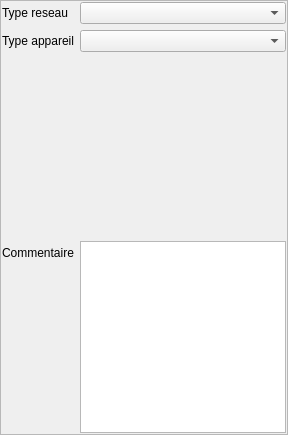
<?xml version="1.0" encoding="UTF-8"?>
<ui version="4.0">
 <class>Form</class>
 <widget class="QWidget" name="Form">
  <property name="geometry">
   <rect>
    <x>0</x>
    <y>0</y>
    <width>288</width>
    <height>435</height>
   </rect>
  </property>
  <property name="windowTitle">
   <string>Form</string>
  </property>
  <layout class="QVBoxLayout" name="verticalLayout_2">
   <property name="margin">
    <number>0</number>
   </property>
   <item>
    <widget class="QFrame" name="frame_2">
     <property name="frameShape">
      <enum>QFrame::StyledPanel</enum>
     </property>
     <property name="frameShadow">
      <enum>QFrame::Raised</enum>
     </property>
     <layout class="QFormLayout" name="formLayout_3">
      <property name="fieldGrowthPolicy">
       <enum>QFormLayout::AllNonFixedFieldsGrow</enum>
      </property>
      <property name="margin">
       <number>1</number>
      </property>
      <item row="1" column="0">
       <widget class="QLabel" name="label">
        <property name="text">
         <string>Type reseau</string>
        </property>
       </widget>
      </item>
      <item row="1" column="1">
       <widget class="QComboBox" name="comboBox_typeres"/>
      </item>
      <item row="2" column="0">
       <widget class="QLabel" name="label_12">
        <property name="text">
         <string>Type appareil</string>
        </property>
       </widget>
      </item>
      <item row="2" column="1">
       <widget class="QComboBox" name="comboBox_typeapp"/>
      </item>
      <item row="5" column="0" colspan="2">
       <widget class="QStackedWidget" name="stackedWidget">
        <property name="currentIndex">
         <number>0</number>
        </property>
        <widget class="QWidget" name="page">
         <layout class="QFormLayout" name="formLayout">
          <property name="fieldGrowthPolicy">
           <enum>QFormLayout::AllNonFixedFieldsGrow</enum>
          </property>
         </layout>
        </widget>
        <widget class="QWidget" name="page_2">
         <layout class="QFormLayout" name="formLayout_2">
          <property name="fieldGrowthPolicy">
           <enum>QFormLayout::AllNonFixedFieldsGrow</enum>
          </property>
         </layout>
        </widget>
       </widget>
      </item>
      <item row="6" column="0">
       <widget class="QLabel" name="label_9">
        <property name="text">
         <string>Commentaire</string>
        </property>
       </widget>
      </item>
      <item row="6" column="1">
       <widget class="QTextBrowser" name="textBrowser_comm">
        <property name="readOnly">
         <bool>false</bool>
        </property>
       </widget>
      </item>
     </layout>
    </widget>
   </item>
  </layout>
 </widget>
 <resources/>
 <connections/>
</ui>
